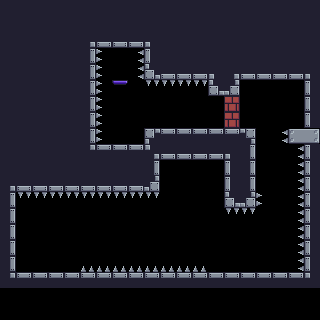

This game map was drawn from its Tiled (.tmx) file and the tilesets committed beside it. A one-line description and the full map source follow:
An orthogonal 20x20 tile map with 16x16 px tiles, 1 tile layer (Tile Layer 1) and 3 objects (player_spawn, goal, fan).

<map version="1.2" tiledversion="1.3.3" orientation="orthogonal" renderorder="right-down" width="20" height="20" tilewidth="16" tileheight="16" infinite="0" nextlayerid="3" nextobjectid="5">
 <tileset firstgid="1" source="main_tileset.tsx" />
 <layer id="1" name="Tile Layer 1" width="20" height="20">
  <data encoding="csv">
212,212,212,212,212,212,212,212,212,212,212,212,212,212,212,212,212,212,212,212,
212,212,212,212,212,212,212,212,212,212,212,212,212,212,212,212,212,212,212,212,
212,212,212,212,212,184,242,242,242,185,212,212,212,212,212,212,212,212,212,212,
212,212,212,212,212,213,2684354597,0,1610612773,211,212,212,212,212,212,212,212,212,212,212,
212,212,212,212,212,213,2684354597,0,1610612773,241,242,242,242,185,184,242,242,242,242,185,
212,212,212,212,212,213,2684354597,36,0,3221225509,3221225509,3221225509,3221225509,241,243,0,0,0,0,211,
212,212,212,212,212,213,2684354597,0,0,0,0,0,0,0,65,0,0,0,0,211,
212,212,212,212,212,213,2684354597,0,0,0,0,0,0,0,65,0,0,0,0,211,
212,212,212,212,212,213,2684354597,0,0,181,182,182,182,182,182,183,0,1610612773,94,95,
212,212,212,212,212,214,182,182,182,245,242,242,242,242,185,213,0,0,1610612773,211,
212,212,212,212,212,212,212,212,212,213,0,0,0,0,211,213,0,0,1610612773,211,
184,242,242,242,242,242,242,242,242,243,0,0,0,0,211,213,0,0,1610612773,211,
213,3221225509,3221225509,3221225509,3221225509,3221225509,3221225509,3221225509,3221225509,3221225509,0,0,0,0,241,243,2684354597,0,1610612773,211,
213,0,0,0,0,0,0,0,0,0,0,0,0,0,3221225509,3221225509,0,0,1610612773,211,
213,0,0,0,0,0,0,0,0,0,0,0,0,0,0,0,0,0,1610612773,211,
213,0,0,0,0,0,0,0,0,0,0,0,0,0,0,0,0,0,1610612773,211,
213,0,0,0,0,37,37,37,37,37,37,37,37,0,0,0,0,0,1610612773,211,
214,182,182,182,182,182,182,182,182,182,182,182,182,182,182,182,182,182,182,215,
0,0,0,0,0,0,0,0,0,0,0,0,0,0,0,0,0,0,0,0,
0,0,0,0,0,0,0,0,0,0,0,0,0,0,0,0,0,0,0,0
</data>
 </layer>
 <objectgroup id="2" name="Object Layer 1">
  <object id="2" name="player_spawn" x="24" y="240" width="16" height="32" />
  <object id="3" name="goal" x="112" y="64" width="16" height="16" />
  <object id="4" name="fan" x="32" y="208" width="16" height="4" rotation="90" />
 </objectgroup>
</map>
